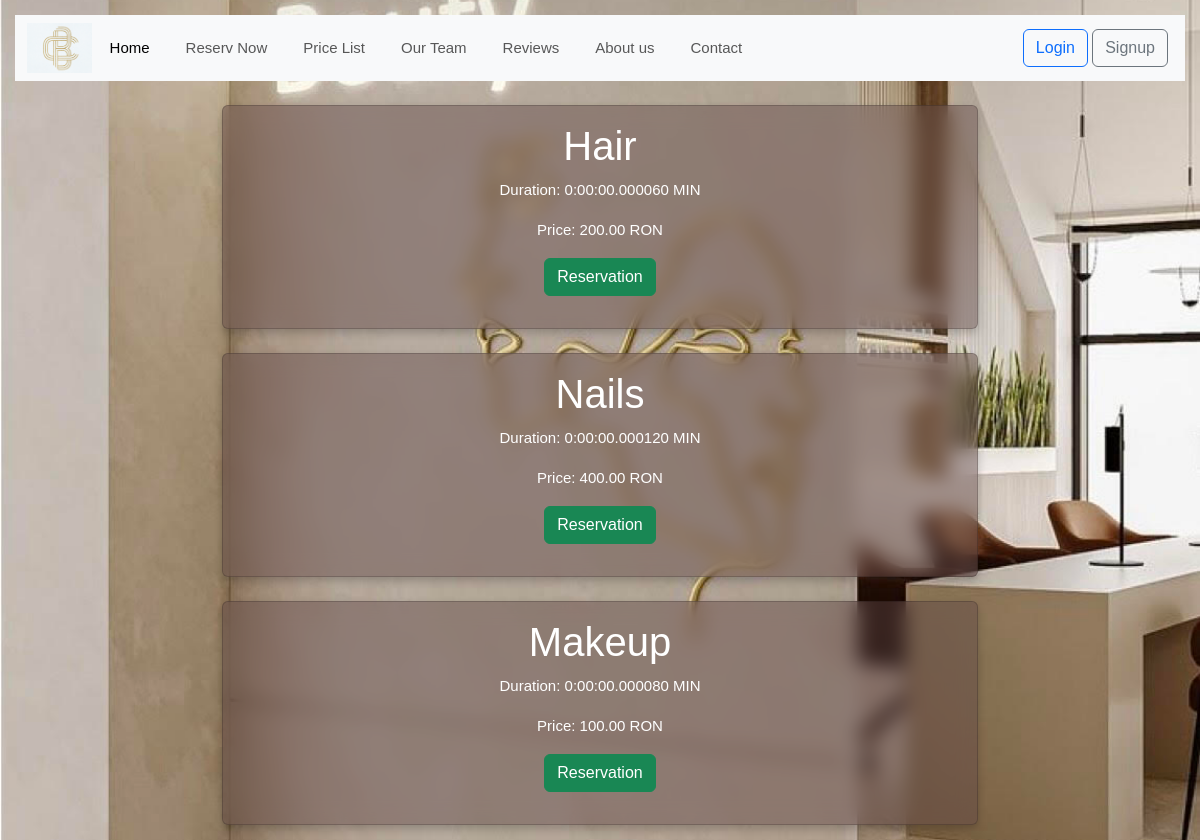
The app's page /services-list/, older data.
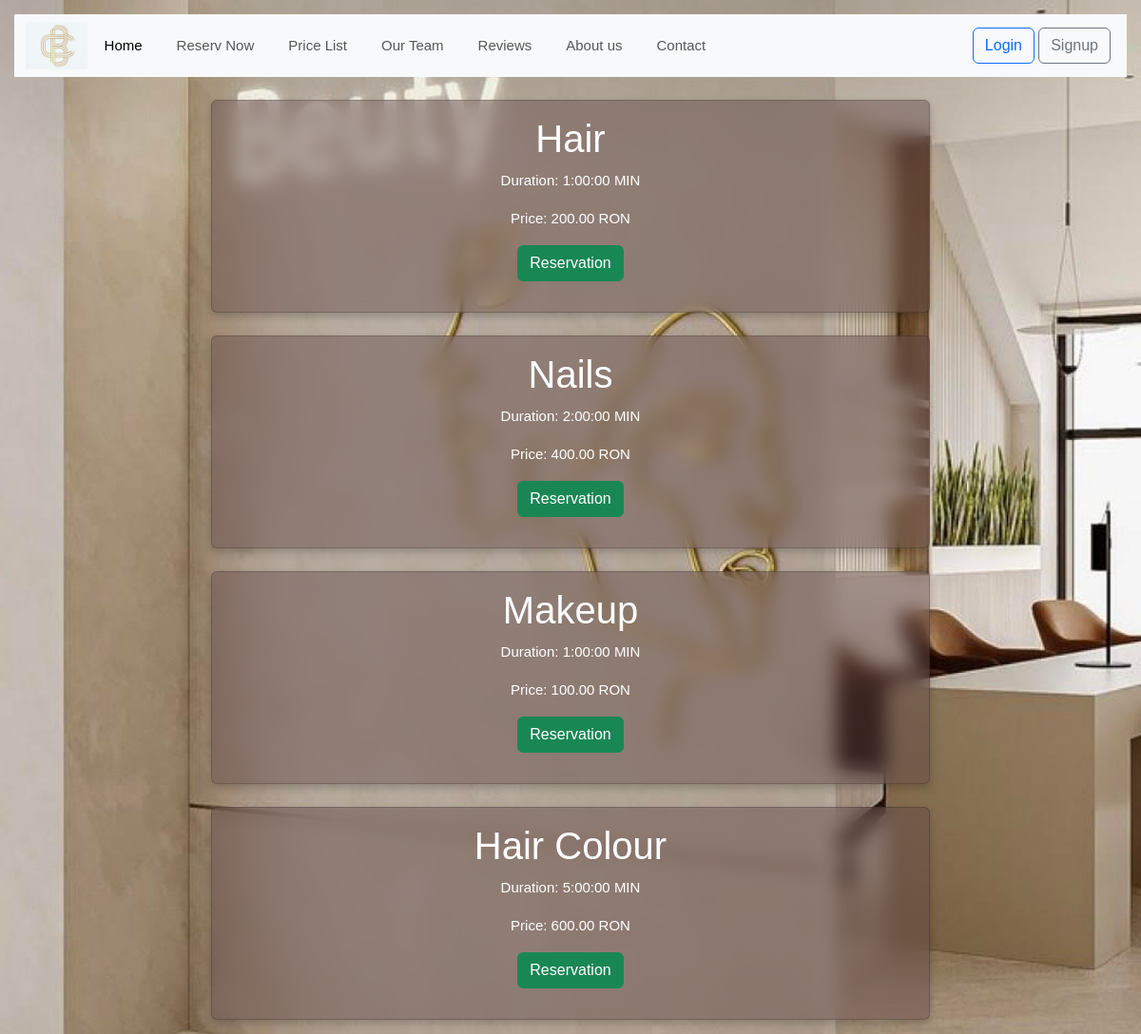
The same page, newer data.
### reservation/models.py (models this page shows, shortened)
class Service(models.Model):
    name = models.CharField(max_length=255)
    duration = models.DurationField()
    price = models.DecimalField(max_digits=10, decimal_places=2)

### reservation/views.py (the view)
# urls.py: path('services-list/', views.ServicesListView.as_view(), name='services_list'),
class ServicesListView(ListView, LoginRequiredMixin, PermissionRequiredMixin, ):
    template_name = 'service/services_list.html'
    model = Service
    context_object_name = 'all_services'
    permission_required = "service.view_services_list"

### templates/service/services_list.html (shortened to what this page needs)
{% extends 'base.html' %}
{% load static %}
{% block content %}
    <div class='container-fluid' >
        <div class="row " >
            {% for service in all_services %}
                <div class="col-md-8 offset-md-2 gy-4">
                    <div class="card" style="background-color: rgb(95 71 71 /43%)">
                        <div class="card-body">
                            <h1 class="card-title text-center" >{{ service.name }}</h1>
                            <p class="card-text text-center">Duration: {{ service.duration }} MIN</p>
                            <p class="card-text text-center">Price: {{ service.price }} RON</p>
                            <p class="text-center"><a href="{% url 'create_reservation' %}" class="btn btn-success">Reservation</a></p>
                        </div>
                    </div>
                </div>
            {% endfor %}
        </div>
    </div>
{% endblock %}

Row changes from the older to the newer data that the page shows:
changed Service "Hair": duration "0:00:00.000060" → "1:00:00"
changed Service "Nails": duration "0:00:00.000120" → "2:00:00"
changed Service "Makeup": duration "0:00:00.000080" → "1:00:00"
added Service: name "Hair Colour", duration "5:00:00", price "600.00"
